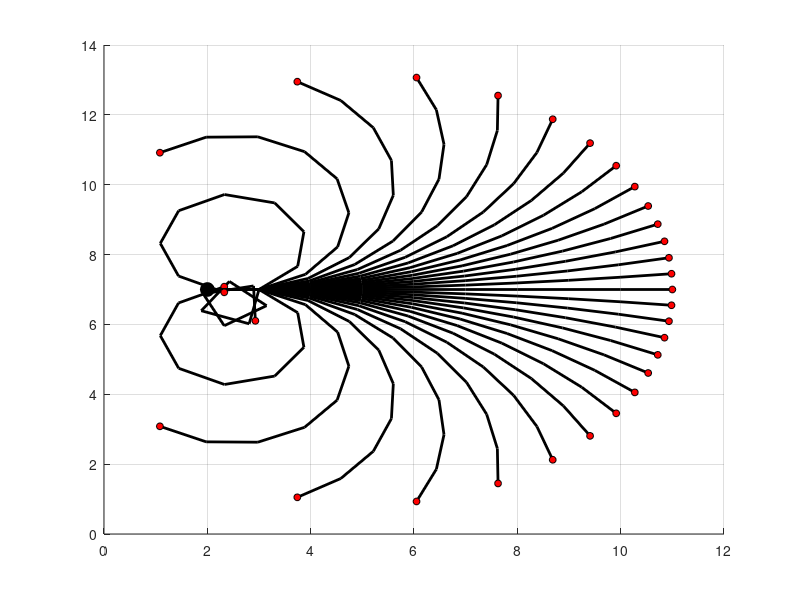

This figure's MATLAB source:
%% program for generation of primitive motion for a car-like nonholonomic robot
%%
clc; close all; clear all;

% Set vehicle constants
dt = 0.1; % Step by x seconds
L = 8; % Car length

%Starting pos. and orientation
x_start = 2; y_start = 7; theta_start = 0;

%Initializing figure window and drawing grid and initial position
figure(1); axis([0 12 0 14]); hold on; grid on;
plot(x_start, y_start, 'ko', 'MarkerSize',10, 'MarkerFaceColor','k');

%Simulate forward from x_start
path = [x_start, y_start, theta_start];
deltastep = 10; %Moving for ten steps
max_steering_angle = 1.5; %radians

steering_angle = -max_steering_angle;
while steering_angle <= max_steering_angle
    
    %Calculating and plotting motion primitives in forward direction
    linear_vel = 10;
    for i = 2:deltastep
        path(i,1) = path(i-1,1) + linear_vel*cos(path(i-1,3))*dt;
        path(i,2) = path(i-1,2) + linear_vel*sin(path(i-1,3))*dt;
        path(i,3) = path(i-1,3) + (linear_vel/L)*tan(steering_angle)*dt;
    end
    for j = 2:size(path,1)
        line([path(j,1), path(j-1,1)], [path(j,2), path(j-1,2)], 'Color', 'k', 'LineWidth', 2);
        drawnow
        hold on
    end
    plot(path(j,1), path(j,2), 'ko', 'MarkerSize',5, 'MarkerFaceColor','r');
    steering_angle = steering_angle + 0.1;
end
